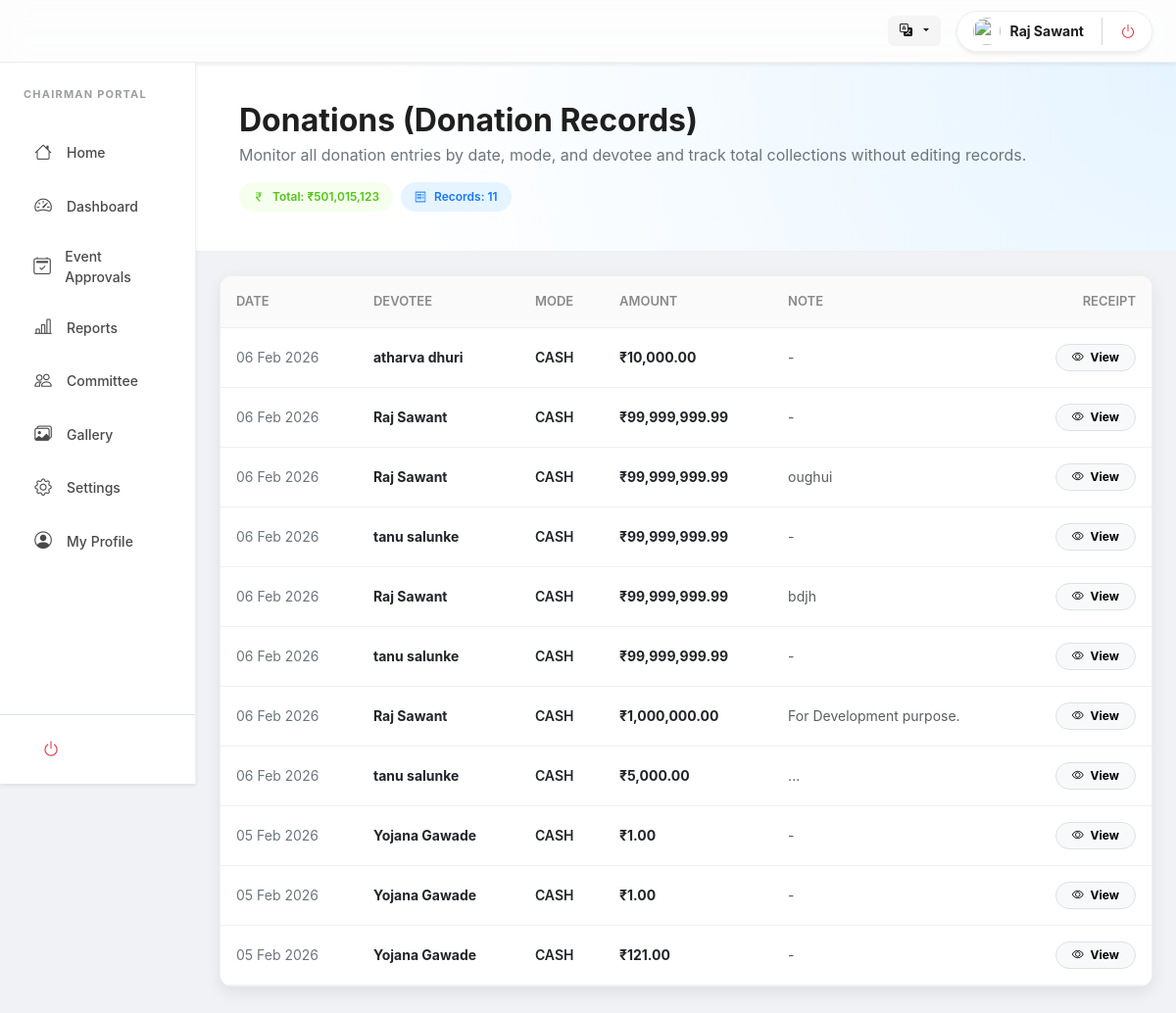
The app's page /users/chairman/donations.php (signed in) with its own data.
### tables this page shows
CREATE TABLE `payments` (
  `id` int(11) NOT NULL,
  `receipt_id` int(11) DEFAULT NULL,
  `user_id` int(11) DEFAULT NULL,
  `donor_name` varchar(100) DEFAULT NULL,
  `amount` decimal(10,2) NOT NULL,
  `note` text DEFAULT NULL,
  `payment_method` enum('upi','cash','card','netbanking') NOT NULL,
  `transaction_ref` varchar(100) DEFAULT NULL,
  `status` enum('pending','success','failed') DEFAULT 'pending',
  `created_at` timestamp NOT NULL DEFAULT current_timestamp()
);

### includes/lang.php (called while the page is built, shortened)
<?php
$lang = $_SESSION['lang']
    ?? $_COOKIE['lang']
    ?? 'en';
$langFile = __DIR__ . "/../lang/{$lang}.php";
$t = require $langFile;

### includes/user_avatar.php (called while the page is built, shortened)
<?php
function get_user_avatar_url(string $uploadsPrefix = ''): string
{
    $name = trim($_SESSION['user_name'] ?? 'User');
    $photo = $_SESSION['user_photo'] ?? '';
    if (!empty($photo)) {
        $prefix = $uploadsPrefix;
        return $prefix . 'uploads/users/' . basename($photo);
    }
    return 'https://ui-avatars.com/api/?name=' . urlencode($name ?: 'User') . '&background=random';
}

### users/chairman/donations.php (the view, shortened to what this page needs)
<?php
require __DIR__ . '/../../config/db.php';
require __DIR__ . '/../../includes/lang.php';
require __DIR__ . '/../../includes/user_avatar.php';
$loggedInUserPhoto = get_user_avatar_url('../../');
$donationsTotal = mysqli_fetch_row(mysqli_query($con, "SELECT IFNULL(SUM(amount),0) FROM payments WHERE status='success'"))[0] ?? 0;
$donationsCount = mysqli_fetch_row(mysqli_query($con, "SELECT COUNT(*) FROM payments WHERE status='success'"))[0] ?? 0;
$sql = "SELECT p.id, p.donor_name, p.amount, p.note, p.payment_method, p.status, p.created_at, r.receipt_no
        FROM payments p
        LEFT JOIN receipt r ON r.id = p.receipt_id
        WHERE p.status='success'
        ORDER BY p.created_at DESC";
$result = mysqli_query($con, $sql);
?>
<!DOCTYPE html>
<html lang="<?= $lang ?>">
<head>
    <link href="https://cdn.jsdelivr.net/npm/bootstrap@5.3.0/dist/css/bootstrap.min.css" rel="stylesheet">
    <link rel="stylesheet" href="https://cdn.jsdelivr.net/npm/bootstrap-icons@1.10.5/font/bootstrap-icons.css">
</head>
<body>
    <header class="ant-header shadow-sm">
        <div class="container-fluid px-4 d-flex align-items-center justify-content-between">
            <div class="d-flex align-items-center gap-3">
                <div class="dropdown">
                    <button class="lang-btn dropdown-toggle" type="button" data-bs-toggle="dropdown">
                        <i class="bi bi-translate me-1"></i>
                    </button>
                </div>
                <div class="user-pill shadow-sm">
                    <img src="<?= htmlspecialchars($loggedInUserPhoto) ?>" class="rounded-circle" width="28" height="28"
                        style="object-fit: cover;">
                    <span class="small fw-bold d-none d-md-inline"><?= htmlspecialchars($_SESSION['user_name']) ?></span>
                    <a href="../../auth/logout.php" class="text-danger"><i class="bi bi-power"></i></a>
                </div>
            </div>
        </div>
    </header>
    <div class="container-fluid">
        <div class="row">
            <?php include 'sidebar.php'; ?>
            <main class="col-lg-10 p-0">
                <div class="dashboard-hero">
                    <div class="container">
                        <h2 class="fw-bold mb-1">Donations (Donation Records)</h2>
                        <p class="text-secondary mb-0">
                            Monitor all donation entries by date, mode, and devotee and track total collections without editing records.
                        </p>
                        <div class="mt-3 d-flex flex-wrap gap-2">
                            <span class="summary-pill"><i class="bi bi-currency-rupee"></i> Total: &#8377;<?= number_format($donationsTotal, 0) ?></span>
                            <span class="summary-pill secondary"><i class="bi bi-receipt"></i> Records: <?= (int) $donationsCount ?></span>
                        </div>
                    </div>
                </div>
                <div class="p-4 pb-5">
                    <div class="ant-card">
                        <div class="table-responsive">
                            <table class="table ant-table mb-0">
                                <thead>
                                    <tr>
                                        <th><?php echo $t['date_issued'] ?? 'Date'; ?></th>
                                        <th><?php echo $t['devotee_contributor'] ?? 'Devotee'; ?></th>
                                        <th><?php echo $t['payment_method'] ?? 'Mode'; ?></th>
                                        <th><?php echo $t['amount'] ?? 'Amount'; ?></th>
                                        <th><?php echo $t['note_optional'] ?? 'Note'; ?></th>
                                        <th class="text-end">Receipt</th>
                                    </tr>
                                </thead>
                                <tbody>
                                    <?php if ($result && mysqli_num_rows($result) > 0): ?>
                                        <?php while ($row = mysqli_fetch_assoc($result)): ?>
                                            <tr>
                                                <td class="text-secondary small">
                                                    <?= date('d M Y', strtotime($row['created_at'])) ?>
                                                </td>
                                                <td class="fw-bold"><?= htmlspecialchars($row['donor_name'] ?: '-') ?></td>
                                                <td class="text-uppercase small fw-semibold">
                                                    <?= htmlspecialchars($row['payment_method']) ?>
                                                </td>
                                                <td class="fw-bold">&#8377;<?= number_format($row['amount'], 2) ?></td>
                                                <td class="text-muted small"><?= htmlspecialchars($row['note'] ?: '-') ?></td>
                                                <td class="text-end">
                                                    <?php if (!empty($row['receipt_no'])): ?>
                                                        <a href="../receipt/view.php?no=<?= urlencode($row['receipt_no']) ?>"
                                                            class="btn btn-light btn-sm border rounded-pill px-3 fw-bold"
                                                            style="font-size: 12px;">
                                                            <i class="bi bi-eye me-1"></i> View
                                                        </a>
                                                    <?php else: ?>
                                                        <span class="text-muted small">-</span>
                                                    <?php endif; ?>
                                                </td>
                                            </tr>
                                        <?php endwhile; ?>
                                    <?php endif; ?>
                                </tbody>
                            </table>
                        </div>
                    </div>
                </div>
            </main>
        </div>
    </div>
</body>
</html>

### css/sidebar.css (style rules this page uses)
:root { --sb-width: 280px; --sb-bg: #ffffff; --sb-hover-bg: #f3f3f3; --sb-active-bg: #e6f4ff; --sb-active-text: #1677ff; --sb-text: #4a4a4a; --sb-text-hover: #000000; --sb-border-color: #f0f0f0; --sb-radius: 8px; --sb-transition: all 0.25s ease-in-out; --sb-top-offset: 0px; }

### users/chairman/donations.php (style rules this page uses)
:root { --ant-primary: #1677ff; --ant-primary-hover: #4096ff; --ant-bg-layout: #f0f2f5; --ant-border-color: #f0f0f0; --ant-text: rgba(0, 0, 0, 0.88); --ant-text-sec: rgba(0, 0, 0, 0.45); --ant-radius: 12px; --ant-shadow: 0 6px 16px 0 rgba(0, 0, 0, 0.08); }
body { font-family: -apple-system, BlinkMacSystemFont, 'Segoe UI', Roboto, sans-serif; background-color: var(--ant-bg-layout); color: var(--ant-text); -webkit-user-select: none; user-select: none; }
.ant-header { background: rgba(255, 255, 255, 0.85); backdrop-filter: blur(12px); height: 64px; display: flex; align-items: center; border-bottom: 1px solid var(--ant-border-color); position: sticky; top: 0; z-index: 1000; }
.dashboard-hero { background: radial-gradient(circle at top right, #e6f4ff 0%, #ffffff 80%); padding: 40px 32px; border-bottom: 1px solid var(--ant-border-color); margin-bottom: 0; }
.ant-card { background: #fff; border: 1px solid var(--ant-border-color); border-radius: var(--ant-radius); box-shadow: var(--ant-shadow); overflow: hidden; }
.ant-table th { background: #fafafa; font-weight: 600; padding: 16px; font-size: 13px; color: var(--ant-text-sec); border-bottom: 1px solid var(--ant-border-color); text-transform: uppercase; }
.ant-table td { padding: 16px; border-bottom: 1px solid var(--ant-border-color); vertical-align: middle; font-size: 14px; }
.summary-pill { display: inline-flex; align-items: center; gap: 8px; background: #f6ffed; color: #52c41a; border-radius: 999px; padding: 6px 14px; font-weight: 600; font-size: 12px; }
.summary-pill.secondary { background: #e6f4ff; color: #1677ff; }
.user-pill { background: #fff; padding: 6px 16px; border-radius: 50px; border: 1px solid var(--ant-border-color); display: flex; align-items: center; gap: 10px; box-shadow: 0 2px 4px rgba(0, 0, 0, 0.02); }
.lang-btn { border: none; background: #f5f5f5; font-size: 13px; font-weight: 600; padding: 6px 12px; border-radius: 6px; transition: 0.2s; }

### users/chairman/sidebar.php (style rules this page uses)
:root { --sb-top-offset: 64px; --sb-active-text: #1677ff; --sb-active-bg: #e6f4ff; }

### records on screen
payments: created_at "06 Feb 2026", donor_name "atharva dhuri", payment_method "CASH", amount "10,000.00", note "-"
payments: created_at "06 Feb 2026", donor_name "Raj Sawant", payment_method "CASH", amount "99,999,999.99", note "-"
payments: created_at "06 Feb 2026", donor_name "Raj Sawant", payment_method "CASH", amount "99,999,999.99", note "oughui"
payments: created_at "06 Feb 2026", donor_name "tanu salunke", payment_method "CASH", amount "99,999,999.99", note "-"
payments: created_at "06 Feb 2026", donor_name "Raj Sawant", payment_method "CASH", amount "99,999,999.99", note "bdjh"
payments: created_at "06 Feb 2026", donor_name "tanu salunke", payment_method "CASH", amount "99,999,999.99", note "-"
payments: created_at "06 Feb 2026", donor_name "Raj Sawant", payment_method "CASH", amount "1,000,000.00", note "For Development purpose."
payments: created_at "06 Feb 2026", donor_name "tanu salunke", payment_method "CASH", amount "5,000.00", note "..."
payments: created_at "05 Feb 2026", donor_name "Yojana Gawade", payment_method "CASH", amount "1.00", note "-"
payments: created_at "05 Feb 2026", donor_name "Yojana Gawade", payment_method "CASH", amount "1.00", note "-"
payments: created_at "05 Feb 2026", donor_name "Yojana Gawade", payment_method "CASH", amount "121.00", note "-"

### other values on screen
$_SESSION['user_name'] "Raj Sawant"
$t['chairman_portal'] "CHAIRMAN PORTAL"
$t['home'] "Home"
$t['dashboard'] "Dashboard"
$t['reports'] "Reports"
$t['committee'] "Committee"
$t['gallery'] "Gallery"
$t['settings'] "Settings"
$t['my_profile'] "My Profile"
$donationsTotal "501,015,123"
$donationsCount "11"
$t['date_issued'] "DATE"
$t['devotee_contributor'] "DEVOTEE"
$t['payment_method'] "MODE"
$t['amount'] "AMOUNT"
